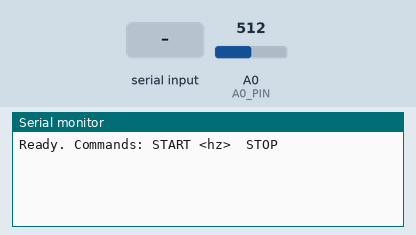
Bench run of a sketch on a simulated Arduino Uno, built with avr-gcc and run on an emulated ATmega328P. Parts: the last lines printed to the serial monitor. Inputs (shaded band) come from the test bench; at power-on: A0 (A0_PIN) = 512.

Above: at 1.2 s.
1.3 s: "START\n" received over Serial
At 2.5 s:
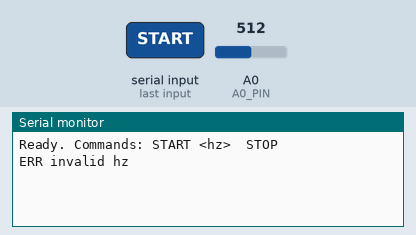
2.8 s: "START,45\n" received over Serial
At 3.7 s:
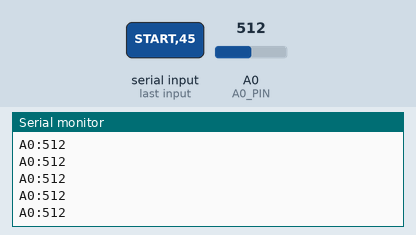
7.7 s: A0 (A0_PIN) set to 716
At 8.7 s:
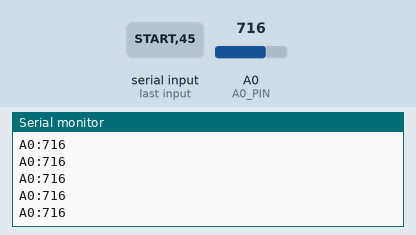
9.2 s: A0 (A0_PIN) set to 900
At 9.7 s:
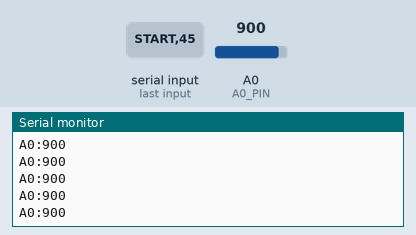
Timing chart, 0 to 11.7 s (numbered marks = the images above; inputs shaded):
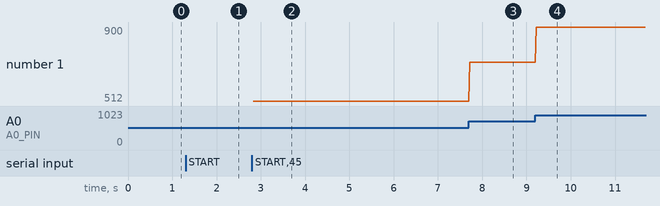

The sketch:

serial_report_94.ino
```cpp
// snippet: serial_report_94
// tags: serial, report, uart, softwareserial
// boards: avr, megaavr, rp2040
// not-tags: romi32u4
// library: SoftwareSerial
// description: Streaming sensor: after START <hz> command, continuously print A0 reading at that rate
// prompts: streaming, sensor, after, start, command, continuously
// verified: compile-only
// source: kd-generated (id 94)
// exact-include: SoftwareSerial.h

#include <SoftwareSerial.h>

const int A0_PIN = A0;
const unsigned long COMMAND_INTERVAL = 100;

bool streaming = false;
unsigned long streamPrev = 0;
long streamInterval = 0;

void setup() {
  Serial.begin(9600);
  Serial.println("Ready. Commands: START <hz>  STOP");
}

void loop() {
  if (Serial.available()) {
    String cmd = Serial.readStringUntil('\n');
    cmd.trim();
    if (cmd.length() == 0) return;

    if (cmd.startsWith("START")) {
      int hz = cmd.substring(6).toInt();
      if (hz > 0) {
        streaming = true;
        streamInterval = 1000 / hz;
        streamPrev = millis();
      } else {
        Serial.println("ERR invalid hz");
      }
    } else if (cmd == "STOP") {
      streaming = false;
    }
  }

  if (streaming) {
    unsigned long now = millis();
    if (now - streamPrev >= streamInterval) {
      streamPrev = now;
      int raw = analogRead(A0_PIN);
      Serial.print("A0:"); Serial.println(raw);
    }
  }
}
```

Measured:
- after the input at 1.3 s, the serial monitor: prints a new line at once (image 1)
- after the input at 2.8 s, the serial monitor: prints a new line at once (image 2)
- after the input at 7.7 s, the serial monitor: prints a new line at once (image 3)
- after the input at 9.2 s, the serial monitor: prints a new line at once (image 4)
- plotted number 1: 512 → 716 after the input at 7.7 s, 716 → 900 after the input at 9.2 s
